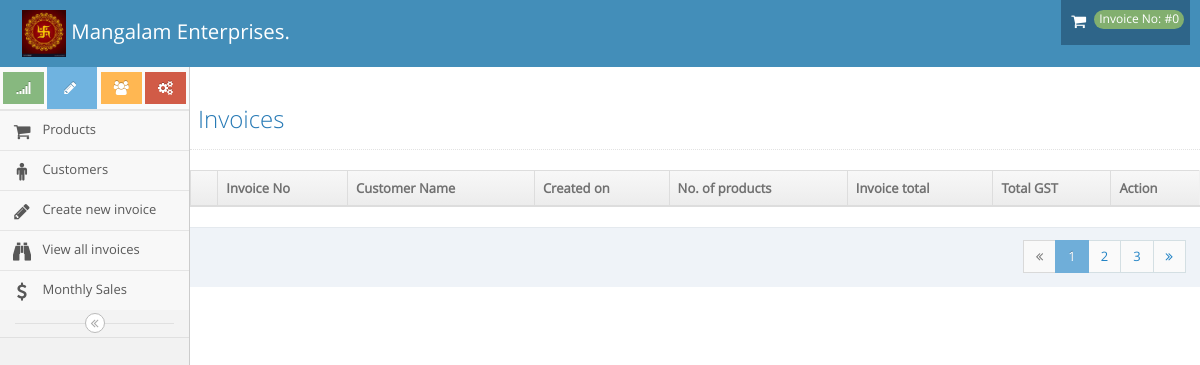
/invoice/monthly_sales/1, run on an earlier commit of the app's database.
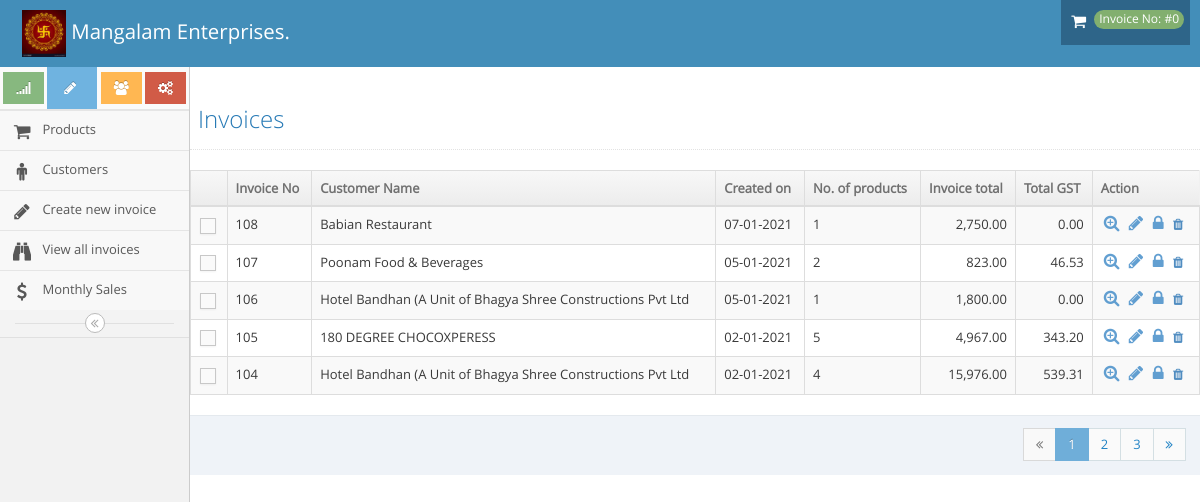
And on a later commit of the database.
### tables this page shows
CREATE TABLE `invoice` (
  `id` int(11) NOT NULL,
  `customer_id` int(11) NOT NULL,
  `created_at` datetime NOT NULL DEFAULT CURRENT_TIMESTAMP,
  `invoice_no` int(11) NOT NULL,
  `date` date DEFAULT NULL,
  `total` float DEFAULT NULL,
  `locked` int(11) NOT NULL DEFAULT '0'
);

CREATE TABLE `customer` (
  `id` int(11) NOT NULL,
  `name` varchar(200) NOT NULL,
  `email` varchar(100) NOT NULL,
  `contact` varchar(20) NOT NULL,
  `address` longtext NOT NULL,
  `pincode` varchar(10) NOT NULL,
  `city` varchar(100) NOT NULL,
  `state` varchar(100) NOT NULL,
  `gst_no` varchar(100) NOT NULL,
  `pan` varchar(19) DEFAULT NULL
);

### application/helpers/functions_helper.php (called while the page is built, shortened)
<?php
function _getAdminLoadView($template_name, $data = array()) {
          $CI = & get_instance();
          $CI->load->view('header', $data);
          $CI->load->view($template_name, $data);
          $CI->load->view('footer',$data);
}
?>

### application/controllers/invoice.php (called while the page is built, shortened)
<?php
class Invoice extends CI_Controller {
	public function monthly_sales($month=null){
		$year = date('Y');
		$date = financial_yr_start();
		$end_date = ($year+1).'-03-31';
		if($month>0){
			$data['prod_data'] = $this->Invoice_Model->getAllInvoices($month);
			_getAdminLoadView('invoice_list',$data);
		}else{
			$data['mdata'] = $this->Invoice_Model->getMonthlyData($date,$end_date);
			$data['monthArr'] = array("January", "February", "March", "April", "May", "June", "July", "August", "September", "October", "November", "December");
		_getAdminLoadView('monthly_sales',$data);
		}
	}
}

### index.php (called while the page is built, shortened)
<?php
require_once BASEPATH.'core/CodeIgniter.php';

### application/models/Invoice_Model.php (called while the page is built, shortened)
<?php
class Invoice_Model extends CI_Model {
  public function getAllInvoices($month=0){
    $q = "SELECT *,count(ii.product_id)as nop,
   customer.name as cname ,sum(price*qty*((100-discount)/100)*gst/100) as gst_value,invoice.id as inv_id
   FROM `invoice` left join customer on customer.id = invoice.customer_id left join invoice_items as ii on
   ii.invoice_id = invoice.id left join products AS p on p.id=ii.product_id WHERE invoice.date >= '2020-04-01' ";
   if($month>0){
    $q.= " and month(invoice.date) = ".$month;
   }
   $q.= " group by invoice.id order by invoice.invoice_no DESC";
  $data = $this->db->query($q);
   return ($data->result_array());
  }
}

### application/views/invoice_list.php (the view, shortened to what this page needs)
<div class="page-content">
					</div>
						<div class="page-header">
							<h1>
								Invoices
							</h1>
						</div>
						<div class="row">
									<div class="col-xs-12">
										<div class="clearfix">
										</div>
										<div>
											<table id="dynamic-table" class="table table-striped table-bordered table-hover">
												<thead>
													<tr>
														<th class="center">
														</th>
														<th>Invoice No</th>
														<th>Customer Name</th>
														<th>Created on</th>
														<th>No. of products</th>
														<th>Invoice total</th>
														<th>Total GST</th>
														<th>Action</th>
													</tr>
												</thead>
												<tbody>
													<?php
													foreach((array)$prod_data as $em){
                    ?>
													<tr>
														<td class="center">
															<label class="pos-rel">
																<span class="lbl"></span>
															</label>
														</td>
														<td><?php echo $em['invoice_no']?></td>
														<td><?php echo $em['cname']?> </td>
														<td><?php echo date('d-m-Y',strtotime($em['date']))?></td>
														<td><?php echo $em['nop']?></td>
														<td class="amount"><?php echo number_format($em['total'],2) ?></td>
														<td class="amount"><?php echo number_format($em['gst_value'],2) ?></td>
														<td>
															<div class="hidden-sm hidden-xs action-buttons">
																<a class="blue" href="<?php echo base_url('invoice/view_invoice/').$em['inv_id']?>">
																	<i class="ace-icon fa fa-search-plus bigger-130"></i>
																</a>
																<?php if($em['locked']==0){ ?>
																											<a class="blue" href="<?php echo base_url('invoice/view_invoice_item/').$em['inv_id']?>">
																	<i class="ace-icon fa fa-pencil bigger-130"></i>
																</a>
													<a class="blue" href="<?php echo base_url('invoice/lock_invoice_item/1/').$em['inv_id']?>">
																	<i class="ace-icon fa fa-lock bigger-130"></i>
																</a>
<?php } else{ ?>
<a class="blue" href="<?php echo base_url('invoice/lock_invoice_item/0/').$em['inv_id']?>">
																	<i class="ace-icon fa fa-unlock bigger-130"></i>
																</a>
																<?php }  ?>
													<a class="item_del" id="<?php echo $em['inv_id'];  ?>"  role="button" class="blue" ><i class="fa fa-trash" aria-hidden="true"></i></a>
															</div>
														</td>
													</tr>
												<?php } ?>
												</tbody>
												</table>
											</div>
											<div class="modal-footer no-margin-top">
												<ul class="pagination pull-right no-margin">
													<li class="prev disabled">
														<a href="#">
															<i class="ace-icon fa fa-angle-double-left"></i>
														</a>
													</li>
													<li class="active">
														<a href="#">1</a>
													</li>
													<li>
														<a href="#">2</a>
													</li>
													<li>
														<a href="#">3</a>
													</li>
													<li class="next">
														<a href="#">
															<i class="ace-icon fa fa-angle-double-right"></i>
														</a>
													</li>
												</ul>
											</div>
										</div>
									</div>
								</div>
							</div>
						</div>
					</div>

### application/views/header.php (shortened to what this page needs)
<!DOCTYPE html>
<html lang="en" >
	<head>
		<link rel="stylesheet" href="<?php echo base_url(); ?>cosmatics/ace-master/assets/css/bootstrap.min.css" />
		<link rel="stylesheet" href="<?php echo base_url(); ?>cosmatics/ace-master/assets/font-awesome/4.5.0/css/font-awesome.min.css" />
		<link rel="stylesheet" href="<?php echo base_url(); ?>cosmatics/ace-master/assets/css/ace.min.css" class="ace-main-stylesheet" id="main-ace-style" />
		<link rel="stylesheet" href="<?php echo base_url(); ?>cosmatics/ace-master/assets/css/ace-skins.min.css" />
		<link rel="stylesheet" href="<?php echo base_url(); ?>cosmatics/ace-master/assets/css/ace-rtl.min.css" />
		<link rel="stylesheet" href="<?php echo base_url(); ?>cosmatics/ace-master/assets/css/chosen.min.css" />
	</head>
	<body class="no-skin">
		<div id="loader_div" style="display: none;">
		<div id="navbar" class="navbar navbar-default ace-save-state">
			<div class="navbar-container ace-save-state" id="navbar-container">
<div class="navbar-header pull-left">
					<a href="<?php echo base_url('invoice')?>" class="navbar-brand">
						<small>
							<img width="10%" height="10%" src="<?php echo base_url(); ?>cosmatics/img/swastik1.jpg">
							Mangalam Enterprises.
						</small>
					</a>
				</div>
				<?php
				$inv = '#0';
				?>
				<div class="navbar-buttons navbar-header pull-right" role="navigation">
					<ul class="nav ace-nav">
<li class="dropdown-modal">
							<a data-toggle="" target="_blank" class="" href="<?php echo base_url('invoice/view_invoice/').$this->session->userdata('inv_id')?>">
								<i class="ace-icon fa fa-shopping-cart icon-animated-vertical"></i>
								<span class="badge badge-success">Invoice No: <?php echo $inv;?></span>
							</a>
						</li>
					</ul>
				</div>
			</div>
		</div>
		<div class="main-container ace-save-state" id="main-container">
			<div id="sidebar" class="sidebar                  responsive                    ace-save-state">
				<div class="sidebar-shortcuts" id="sidebar-shortcuts">
					<div class="sidebar-shortcuts-large" id="sidebar-shortcuts-large">
						<button class="btn btn-success">
							<i class="ace-icon fa fa-signal"></i>
						</button>
						<a href="<?php echo base_url('invoice/create_invoice') ?>"><button class="btn btn-info">
							<i class="ace-icon fa fa-pencil"></i>
						</button>
</a>
						<button class="btn btn-warning">
							<i class="ace-icon fa fa-users"></i>
						</button>
						<button class="btn btn-danger">
							<i class="ace-icon fa fa-cogs"></i>
						</button>
					</div>
				</div>
				<ul class="nav nav-list">
					<li class="">
					</li>
					<li class="">
						<a href="<?php echo base_url('products')?>">
							<i class="menu-icon fa fa-shopping-cart"></i>
							<span class="menu-text"> Products </span>
						</a>
					</li>
					<li class="">
						<a href="<?php echo base_url('customer')?>">
							<i class="menu-icon fa fa-male"></i>
							<span class="menu-text"> Customers </span>
						</a>
					</li>
						<li class="">
						<a href="<?php echo base_url('invoice/create_invoice')?>">
							<i class="menu-icon fa fa-pencil"></i>
							<span class="menu-text"> Create new invoice </span>
						</a>
					</li>
							<li class="">
						<a href="<?php echo base_url('invoice/all_invoices')?>">
							<i class="menu-icon fa fa-binoculars"></i>
							<span class="menu-text"> View all invoices </span>
						</a>
					</li>
						<li class="">
						<a href="<?php echo base_url('invoice/monthly_sales')?>">
							<i class="menu-icon fa fa-usd"></i>
							<span class="menu-text">Monthly Sales </span>
						</a>
					</li>
						</ul>
				<div class="sidebar-toggle sidebar-collapse" id="sidebar-collapse">
					<i id="sidebar-toggle-icon" class="ace-icon fa fa-angle-double-left ace-save-state" data-icon1="ace-icon fa fa-angle-double-left" data-icon2="ace-icon fa fa-angle-double-right"></i>
				</div>
			</div>
			<div class="main-content">
				<div class="main-content-inner">

### application/views/footer.php (shortened to what this page needs)
	</body>
</html>

What changed in the data, as far as the page shows it:
added invoice: invoice_no "108", customer.name "Babian Restaurant", date "07-01-2021", nop "1", total "2,750.00", gst_value "0.00"
added invoice: invoice_no "107", customer.name "Poonam Food & Beverages", date "05-01-2021", nop "2", total "823.00", gst_value "46.53"
added invoice: invoice_no "106", customer.name "Hotel Bandhan (A Unit of Bhagya Shree Constructions Pvt Ltd", date "05-01-2021", nop "1", total "1,800.00", gst_value "0.00"
added invoice: invoice_no "105", customer.name "180 DEGREE CHOCOXPERESS", date "02-01-2021", nop "5", total "4,967.00", gst_value "343.20"
added invoice: invoice_no "104", customer.name "Hotel Bandhan (A Unit of Bhagya Shree Constructions Pvt Ltd", date "02-01-2021", nop "4", total "15,976.00", gst_value "539.31"
